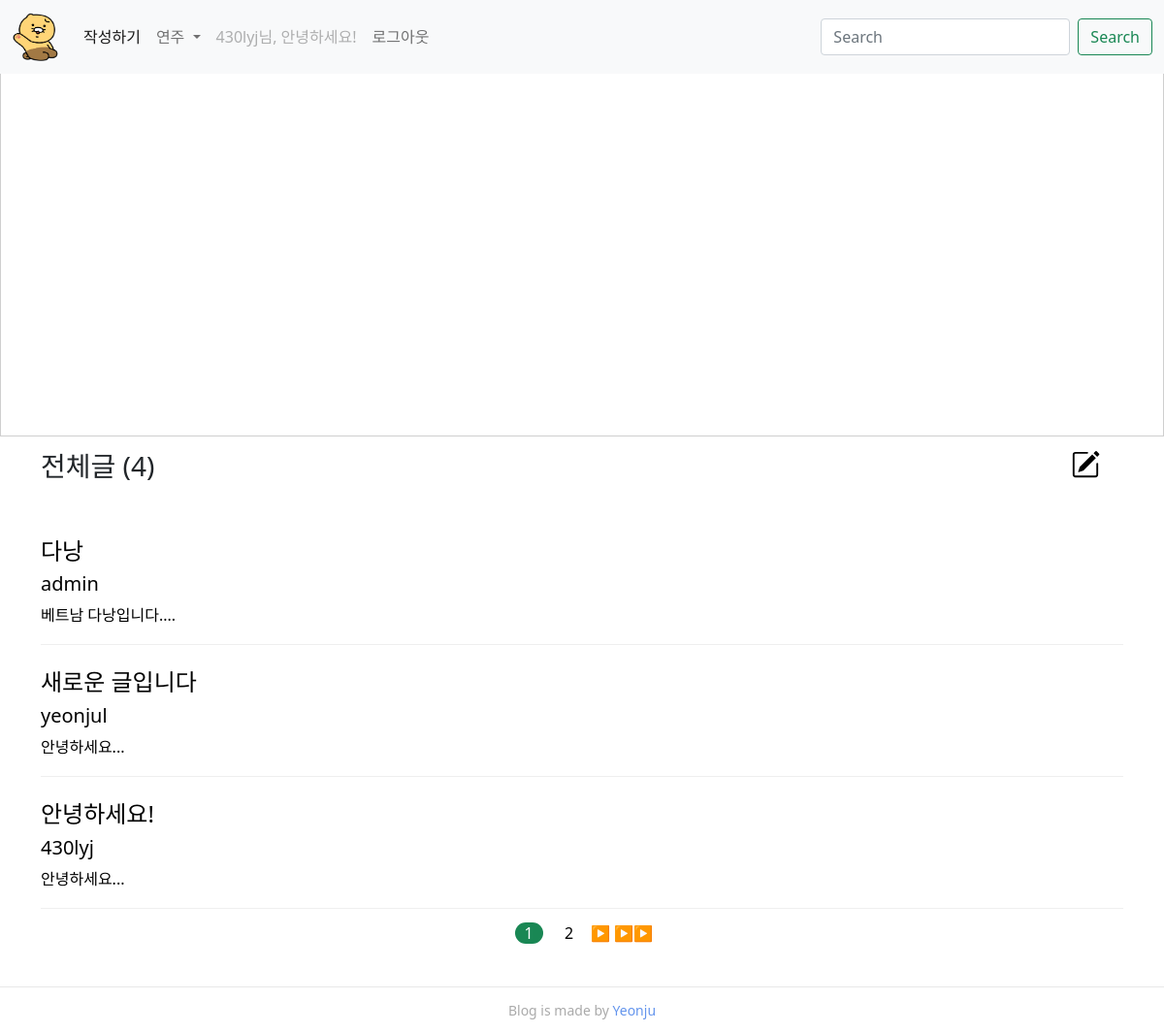
The page /blog/searchUniv (signed in) on the database its author committed.
### account/models.py (models this page shows)
class CustomUser(AbstractUser):
    nickname = models.CharField(max_length=100)
    university = models.CharField(max_length=100)
    location = models.CharField(max_length=200)

### blog/models.py (models this page shows, shortened)
class Blog(models.Model):
    user = models.ForeignKey(CustomUser, null=True, on_delete=CASCADE)
    title = models.CharField(max_length=30)
    writer = models.CharField(max_length=20)
    pub_date = models.DateTimeField()
    body = models.TextField()
    image = models.ImageField(upload_to="blog/", blank = True, null = True)
    def summary(self):
        return self.body[:30]

### blog/views.py (the view)
# urls.py: path('searchUniv', search_univ, name="searchUniv"),
def search_univ(request):
    univUser = request.user
    blogs = Blog.objects.select_related('user').filter(user__university = univUser.university)
    paginator = Paginator(blogs, 3)
    page = request.GET.get('page')
    paginated_blogs = paginator.get_page(page)
    n = math.ceil(len(blogs) / 3 )
    return render(request, 'searchUniv.html', {'blogs':paginated_blogs, 'range':range(1, n+1), 'ten':range(1, 11), 'n': len(blogs)})

### blog/templates/searchUniv.html (shortened to what this page needs)
{% extends 'base.html' %}
{% load mathfilters %}
{% load static %}
{% block content %}
<div>
    <img src="{% static 'img3.jpg'%}" style="position: absolute; left: 0px;
    top: 0px; z-index: -1; opacity: 0.75; width: 100%; height:450px;">
    <div class="home-welcome">
    {% if user.is_authenticated %}
    <h3 style="color: white;">{{user.university}}에 재학 중인 학생들의 글입니다.</h3>
    {% else %}
    <h3 style="color: white;"">해당 페이지는 로그인 이후 이용하실 수 있습니다. </h3>
    {% endif %}
    </div>
</div>
<h3 style="text-align: left; margin-top: 8px;">전체글 ({{n}})</h3>
<a href="{% url 'blog:new' %}"></a><br>
    {%for blog in blogs%}
    <a href="{% url 'blog:detail' blog.id %}">
    <div class="list-content">
    <h4>{{blog.title}}</h4>
    <h5>{{ blog.writer }}</h5>
    {{ blog.summary }}...<br>
    </div></a>
    {%endfor%}
    <div class="paginator">
        {% if blogs.paginator.num_pages > 10 %}
            {% for number in ten %}
                {% if blogs.pages|sub:number > 0%}
                <a href="?page={{blogs.number|sub:number}}">{{blogs.pages|sub:number}}</a>
                {% endif %}
            {% endfor %}
        {% else %}
            {% for number in range %}
            {% if number == blogs.number %}
            <a href="?page={{number}}"><span class="selected-page">{{number}}</span></a>
            {% else %}
            <a href="?page={{number}}"><span class="not-selected-page">{{number}}</span></a>
            {% endif %}
            {% endfor %}
        {%endif%}
        {% if blogs.has_next %}
        <a href="?page={{blogs.next_page_number}}">▶️</a>
        <a href="?page={{blogs.paginator.num_pages}}">▶️▶️</a>
        {% endif %}
    </div>
    {% endblock %}

### modelproject/templates/base.html (shortened to what this page needs)
<!DOCTYPE html>
<html lang="en">
  <head>
    <link href="https://cdn.jsdelivr.net/npm/bootstrap@5.0.2/dist/css/bootstrap.min.css" rel="stylesheet">
  </head>
  <body>
    {% load static %}
    <nav class="navbar navbar-expand-lg navbar-light bg-light">
      <div class="container-fluid">
        <a class="navbar-brand" href="{% url 'home' %}"><img src="{% static 'image_Chunsik.png'%}" alt="" style="width: 50px; height: 50px;"></a>
        <div class="collapse navbar-collapse" id="navbarSupportedContent">
          <ul class="navbar-nav me-auto mb-2 mb-lg-0">
            <li class="nav-item">
              <a class="nav-link active" aria-current="page" href="{% url 'blog:new' %} ">작성하기</a>
            </li>
            {% if user.is_authenticated %}
            <li class="nav-item dropdown">
              <a class="nav-link dropdown-toggle" href="#" id="navbarDropdown" role="button" data-bs-toggle="dropdown" aria-expanded="false">
                {{user.nickname}}
              </a>
            </li>
            {% endif %}
            {% if user.is_authenticated%}
            <li class="nav-item">
              <a class="nav-link disabled" href="#" tabindex="-1" aria-disabled="true">{{request.user}}님, 안녕하세요! </a>
            </li>
            <li class="nav-item">
              <a class="nav-link" href="{% url 'account:logout' %}" tabindex="-1" aria-disabled="true">로그아웃</a>
            </li>
            {% endif %}
          </ul>
          <form class="d-flex">
            <input class="form-control me-2" type="search" placeholder="Search" aria-label="Search">
            <button class="btn btn-outline-success" type="submit">Search</button>
          </form>
        </div>
      </div>
    </nav>
    <div class = "container">
        {% block content %}
        {% endblock %}
    </div>
    <div class="footer">
      <small class="copyright">Blog is made by <a href="https://www.instagram.com/_pretty_everywhere/" style="color: cornflowerblue;">Yeonju</a></small>
    </div>
  </body>
</html>

### modelproject/templates/base.html (style rules this page uses)
.home-welcome { width: 100%; height: 380px; text-align: center; padding-top:170px; }
#Newpost-icon { position: absolute; top: 464px; left:92%; }
a { text-decoration: none; color:black; }
.list-content { text-align: left; padding: 24px 0 18px; border-bottom: 1px solid #efefef; }
.paginator { padding: 10px 0 10px; }
.selected-page { border-radius: 30px; background-color: #198754; color: white; min-width: 10px; height: 30px; margin: 0 4px; padding: 0 10px; line-height: 30px; }
.not-selected-page { margin: 0 4px; padding: 0 10px; line-height: 30px; }
.container { margin-bottom: 30px; }
.footer { border-top: 1px solid #e8e8e8; line-height: 46px; color: #aaa; text-align: center; }
body { text-align: center; }

### rows shown on the page
CustomUser: nickname "연주", user "430lyj"
Blog: title "다낭", writer "admin", summary "베트남 다낭입니다."
Blog: title "새로운 글입니다", writer "yeonjul", summary "안녕하세요"
Blog: title "안녕하세요!", writer "430lyj", summary "안녕하세요"

### other values the page prints
{{ n }} "4"
{{ number }} "1"
{{ number }} "2"
